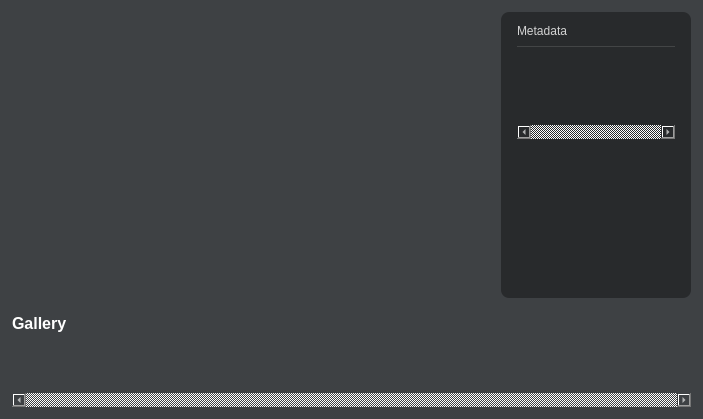
<?xml version="1.0" encoding="UTF-8"?>
<ui version="4.0">
 <class>MainWindow</class>
 <widget class="QMainWindow" name="MainWindow">
  <property name="geometry">
   <rect>
    <x>0</x>
    <y>0</y>
    <width>703</width>
    <height>419</height>
   </rect>
  </property>
  <property name="palette">
   <palette>
    <active>
     <colorrole role="WindowText">
      <brush brushstyle="SolidPattern">
       <color alpha="255">
        <red>255</red>
        <green>255</green>
        <blue>255</blue>
       </color>
      </brush>
     </colorrole>
     <colorrole role="Button">
      <brush brushstyle="SolidPattern">
       <color alpha="255">
        <red>62</red>
        <green>65</green>
        <blue>68</blue>
       </color>
      </brush>
     </colorrole>
     <colorrole role="Light">
      <brush brushstyle="SolidPattern">
       <color alpha="255">
        <red>26</red>
        <green>27</green>
        <blue>28</blue>
       </color>
      </brush>
     </colorrole>
     <colorrole role="Midlight">
      <brush brushstyle="SolidPattern">
       <color alpha="255">
        <red>21</red>
        <green>22</green>
        <blue>23</blue>
       </color>
      </brush>
     </colorrole>
     <colorrole role="Dark">
      <brush brushstyle="SolidPattern">
       <color alpha="255">
        <red>9</red>
        <green>9</green>
        <blue>9</blue>
       </color>
      </brush>
     </colorrole>
     <colorrole role="Mid">
      <brush brushstyle="SolidPattern">
       <color alpha="255">
        <red>12</red>
        <green>12</green>
        <blue>13</blue>
       </color>
      </brush>
     </colorrole>
     <colorrole role="Text">
      <brush brushstyle="SolidPattern">
       <color alpha="255">
        <red>255</red>
        <green>255</green>
        <blue>255</blue>
       </color>
      </brush>
     </colorrole>
     <colorrole role="BrightText">
      <brush brushstyle="SolidPattern">
       <color alpha="255">
        <red>255</red>
        <green>255</green>
        <blue>255</blue>
       </color>
      </brush>
     </colorrole>
     <colorrole role="ButtonText">
      <brush brushstyle="SolidPattern">
       <color alpha="255">
        <red>255</red>
        <green>255</green>
        <blue>255</blue>
       </color>
      </brush>
     </colorrole>
     <colorrole role="Base">
      <brush brushstyle="SolidPattern">
       <color alpha="255">
        <red>62</red>
        <green>65</green>
        <blue>68</blue>
       </color>
      </brush>
     </colorrole>
     <colorrole role="Window">
      <brush brushstyle="SolidPattern">
       <color alpha="255">
        <red>62</red>
        <green>65</green>
        <blue>68</blue>
       </color>
      </brush>
     </colorrole>
     <colorrole role="Shadow">
      <brush brushstyle="SolidPattern">
       <color alpha="255">
        <red>0</red>
        <green>0</green>
        <blue>0</blue>
       </color>
      </brush>
     </colorrole>
     <colorrole role="AlternateBase">
      <brush brushstyle="SolidPattern">
       <color alpha="255">
        <red>8</red>
        <green>9</green>
        <blue>9</blue>
       </color>
      </brush>
     </colorrole>
     <colorrole role="ToolTipBase">
      <brush brushstyle="SolidPattern">
       <color alpha="255">
        <red>255</red>
        <green>255</green>
        <blue>220</blue>
       </color>
      </brush>
     </colorrole>
     <colorrole role="ToolTipText">
      <brush brushstyle="SolidPattern">
       <color alpha="255">
        <red>255</red>
        <green>255</green>
        <blue>255</blue>
       </color>
      </brush>
     </colorrole>
     <colorrole role="PlaceholderText">
      <brush brushstyle="SolidPattern">
       <color alpha="255">
        <red>255</red>
        <green>255</green>
        <blue>255</blue>
       </color>
      </brush>
     </colorrole>
    </active>
    <inactive>
     <colorrole role="WindowText">
      <brush brushstyle="SolidPattern">
       <color alpha="255">
        <red>255</red>
        <green>255</green>
        <blue>255</blue>
       </color>
      </brush>
     </colorrole>
     <colorrole role="Button">
      <brush brushstyle="SolidPattern">
       <color alpha="255">
        <red>62</red>
        <green>65</green>
        <blue>68</blue>
       </color>
      </brush>
     </colorrole>
     <colorrole role="Light">
      <brush brushstyle="SolidPattern">
       <color alpha="255">
        <red>55</red>
        <green>55</green>
        <blue>55</blue>
       </color>
      </brush>
     </colorrole>
     <colorrole role="Midlight">
      <brush brushstyle="SolidPattern">
       <color alpha="255">
        <red>52</red>
        <green>52</green>
        <blue>52</blue>
       </color>
      </brush>
     </colorrole>
     <colorrole role="Dark">
      <brush brushstyle="SolidPattern">
       <color alpha="255">
        <red>31</red>
        <green>31</green>
        <blue>31</blue>
       </color>
      </brush>
     </colorrole>
     <colorrole role="Mid">
      <brush brushstyle="SolidPattern">
       <color alpha="255">
        <red>175</red>
        <green>175</green>
        <blue>175</blue>
       </color>
      </brush>
     </colorrole>
     <colorrole role="Text">
      <brush brushstyle="SolidPattern">
       <color alpha="255">
        <red>255</red>
        <green>255</green>
        <blue>255</blue>
       </color>
      </brush>
     </colorrole>
     <colorrole role="BrightText">
      <brush brushstyle="SolidPattern">
       <color alpha="255">
        <red>255</red>
        <green>51</green>
        <blue>51</blue>
       </color>
      </brush>
     </colorrole>
     <colorrole role="ButtonText">
      <brush brushstyle="SolidPattern">
       <color alpha="255">
        <red>255</red>
        <green>255</green>
        <blue>255</blue>
       </color>
      </brush>
     </colorrole>
     <colorrole role="Base">
      <brush brushstyle="SolidPattern">
       <color alpha="255">
        <red>62</red>
        <green>65</green>
        <blue>68</blue>
       </color>
      </brush>
     </colorrole>
     <colorrole role="Window">
      <brush brushstyle="SolidPattern">
       <color alpha="255">
        <red>62</red>
        <green>65</green>
        <blue>68</blue>
       </color>
      </brush>
     </colorrole>
     <colorrole role="Shadow">
      <brush brushstyle="SolidPattern">
       <color alpha="255">
        <red>0</red>
        <green>0</green>
        <blue>0</blue>
       </color>
      </brush>
     </colorrole>
     <colorrole role="AlternateBase">
      <brush brushstyle="SolidPattern">
       <color alpha="255">
        <red>38</red>
        <green>39</green>
        <blue>40</blue>
       </color>
      </brush>
     </colorrole>
     <colorrole role="ToolTipBase">
      <brush brushstyle="SolidPattern">
       <color alpha="255">
        <red>17</red>
        <green>17</green>
        <blue>17</blue>
       </color>
      </brush>
     </colorrole>
     <colorrole role="ToolTipText">
      <brush brushstyle="SolidPattern">
       <color alpha="255">
        <red>218</red>
        <green>218</green>
        <blue>218</blue>
       </color>
      </brush>
     </colorrole>
     <colorrole role="PlaceholderText">
      <brush brushstyle="SolidPattern">
       <color alpha="255">
        <red>255</red>
        <green>255</green>
        <blue>255</blue>
       </color>
      </brush>
     </colorrole>
    </inactive>
    <disabled>
     <colorrole role="WindowText">
      <brush brushstyle="SolidPattern">
       <color alpha="255">
        <red>255</red>
        <green>255</green>
        <blue>255</blue>
       </color>
      </brush>
     </colorrole>
     <colorrole role="Button">
      <brush brushstyle="SolidPattern">
       <color alpha="255">
        <red>62</red>
        <green>65</green>
        <blue>68</blue>
       </color>
      </brush>
     </colorrole>
     <colorrole role="Light">
      <brush brushstyle="SolidPattern">
       <color alpha="255">
        <red>26</red>
        <green>27</green>
        <blue>28</blue>
       </color>
      </brush>
     </colorrole>
     <colorrole role="Midlight">
      <brush brushstyle="SolidPattern">
       <color alpha="255">
        <red>21</red>
        <green>22</green>
        <blue>23</blue>
       </color>
      </brush>
     </colorrole>
     <colorrole role="Dark">
      <brush brushstyle="SolidPattern">
       <color alpha="255">
        <red>9</red>
        <green>9</green>
        <blue>9</blue>
       </color>
      </brush>
     </colorrole>
     <colorrole role="Mid">
      <brush brushstyle="SolidPattern">
       <color alpha="255">
        <red>12</red>
        <green>12</green>
        <blue>13</blue>
       </color>
      </brush>
     </colorrole>
     <colorrole role="Text">
      <brush brushstyle="SolidPattern">
       <color alpha="255">
        <red>255</red>
        <green>255</green>
        <blue>255</blue>
       </color>
      </brush>
     </colorrole>
     <colorrole role="BrightText">
      <brush brushstyle="SolidPattern">
       <color alpha="255">
        <red>255</red>
        <green>255</green>
        <blue>255</blue>
       </color>
      </brush>
     </colorrole>
     <colorrole role="ButtonText">
      <brush brushstyle="SolidPattern">
       <color alpha="255">
        <red>255</red>
        <green>255</green>
        <blue>255</blue>
       </color>
      </brush>
     </colorrole>
     <colorrole role="Base">
      <brush brushstyle="SolidPattern">
       <color alpha="255">
        <red>62</red>
        <green>65</green>
        <blue>68</blue>
       </color>
      </brush>
     </colorrole>
     <colorrole role="Window">
      <brush brushstyle="SolidPattern">
       <color alpha="255">
        <red>62</red>
        <green>65</green>
        <blue>68</blue>
       </color>
      </brush>
     </colorrole>
     <colorrole role="Shadow">
      <brush brushstyle="SolidPattern">
       <color alpha="255">
        <red>0</red>
        <green>0</green>
        <blue>0</blue>
       </color>
      </brush>
     </colorrole>
     <colorrole role="AlternateBase">
      <brush brushstyle="SolidPattern">
       <color alpha="255">
        <red>38</red>
        <green>39</green>
        <blue>40</blue>
       </color>
      </brush>
     </colorrole>
     <colorrole role="ToolTipBase">
      <brush brushstyle="SolidPattern">
       <color alpha="255">
        <red>17</red>
        <green>17</green>
        <blue>17</blue>
       </color>
      </brush>
     </colorrole>
     <colorrole role="ToolTipText">
      <brush brushstyle="SolidPattern">
       <color alpha="255">
        <red>218</red>
        <green>218</green>
        <blue>218</blue>
       </color>
      </brush>
     </colorrole>
     <colorrole role="PlaceholderText">
      <brush brushstyle="SolidPattern">
       <color alpha="255">
        <red>255</red>
        <green>255</green>
        <blue>255</blue>
       </color>
      </brush>
     </colorrole>
    </disabled>
   </palette>
  </property>
  <property name="windowTitle">
   <string>MainWindow</string>
  </property>
  <property name="styleSheet">
   <string notr="true">background-color: #3E4144;
color: white;</string>
  </property>
  <widget class="QWidget" name="centralwidget">
   <layout class="QVBoxLayout" name="verticalLayout">
    <property name="leftMargin">
     <number>12</number>
    </property>
    <property name="topMargin">
     <number>12</number>
    </property>
    <property name="rightMargin">
     <number>12</number>
    </property>
    <property name="bottomMargin">
     <number>12</number>
    </property>
    <item>
     <layout class="QHBoxLayout" name="mainHorizontalLayout">
      <property name="spacing">
       <number>12</number>
      </property>
      <item>
       <widget class="MainImg" name="mainImg" native="true"/>
      </item>
      <item>
       <widget class="QWidget" name="listWidget" native="true">
        <property name="maximumSize">
         <size>
          <width>190</width>
          <height>16777215</height>
         </size>
        </property>
        <property name="styleSheet">
         <string notr="true">background-color: #282A2C;
border-radius: 8px;
</string>
        </property>
        <layout class="QVBoxLayout" name="verticalLayout_3">
         <property name="spacing">
          <number>8</number>
         </property>
         <property name="leftMargin">
          <number>16</number>
         </property>
         <property name="topMargin">
          <number>12</number>
         </property>
         <property name="rightMargin">
          <number>16</number>
         </property>
         <property name="bottomMargin">
          <number>12</number>
         </property>
         <item>
          <widget class="QLabel" name="metadataLabel">
           <property name="styleSheet">
            <string notr="true">color: lightgrey;</string>
           </property>
           <property name="text">
            <string>Metadata</string>
           </property>
          </widget>
         </item>
         <item>
          <widget class="QWidget" name="separator_1" native="true">
           <property name="minimumSize">
            <size>
             <width>0</width>
             <height>1</height>
            </size>
           </property>
           <property name="maximumSize">
            <size>
             <width>16777215</width>
             <height>1</height>
            </size>
           </property>
           <property name="styleSheet">
            <string notr="true">background-color: #20ffffff;
</string>
           </property>
          </widget>
         </item>
         <item>
          <widget class="QWidget" name="starsWidget" native="true">
           <property name="minimumSize">
            <size>
             <width>0</width>
             <height>20</height>
            </size>
           </property>
           <layout class="QHBoxLayout" name="horizontalLayout">
            <property name="spacing">
             <number>12</number>
            </property>
            <property name="leftMargin">
             <number>0</number>
            </property>
            <property name="topMargin">
             <number>0</number>
            </property>
            <property name="rightMargin">
             <number>0</number>
            </property>
            <property name="bottomMargin">
             <number>0</number>
            </property>
            <item>
             <widget class="Star" name="star_2">
              <property name="minimumSize">
               <size>
                <width>20</width>
                <height>20</height>
               </size>
              </property>
              <property name="maximumSize">
               <size>
                <width>20</width>
                <height>20</height>
               </size>
              </property>
              <property name="text">
               <string/>
              </property>
              <property name="pixmap">
               <pixmap resource="resources.qrc">:/res/star.png</pixmap>
              </property>
              <property name="scaledContents">
               <bool>true</bool>
              </property>
             </widget>
            </item>
            <item>
             <widget class="Star" name="star_5">
              <property name="minimumSize">
               <size>
                <width>20</width>
                <height>20</height>
               </size>
              </property>
              <property name="maximumSize">
               <size>
                <width>20</width>
                <height>20</height>
               </size>
              </property>
              <property name="text">
               <string/>
              </property>
              <property name="pixmap">
               <pixmap resource="resources.qrc">:/res/star.png</pixmap>
              </property>
              <property name="scaledContents">
               <bool>true</bool>
              </property>
             </widget>
            </item>
            <item>
             <widget class="Star" name="star_4">
              <property name="minimumSize">
               <size>
                <width>20</width>
                <height>20</height>
               </size>
              </property>
              <property name="maximumSize">
               <size>
                <width>20</width>
                <height>20</height>
               </size>
              </property>
              <property name="text">
               <string/>
              </property>
              <property name="pixmap">
               <pixmap resource="resources.qrc">:/res/star.png</pixmap>
              </property>
              <property name="scaledContents">
               <bool>true</bool>
              </property>
             </widget>
            </item>
            <item>
             <widget class="Star" name="star_3">
              <property name="minimumSize">
               <size>
                <width>20</width>
                <height>20</height>
               </size>
              </property>
              <property name="maximumSize">
               <size>
                <width>20</width>
                <height>20</height>
               </size>
              </property>
              <property name="text">
               <string/>
              </property>
              <property name="pixmap">
               <pixmap resource="resources.qrc">:/res/star.png</pixmap>
              </property>
              <property name="scaledContents">
               <bool>true</bool>
              </property>
             </widget>
            </item>
            <item>
             <widget class="Star" name="star_1">
              <property name="minimumSize">
               <size>
                <width>20</width>
                <height>20</height>
               </size>
              </property>
              <property name="maximumSize">
               <size>
                <width>20</width>
                <height>20</height>
               </size>
              </property>
              <property name="text">
               <string/>
              </property>
              <property name="pixmap">
               <pixmap resource="resources.qrc">:/res/star.png</pixmap>
              </property>
              <property name="scaledContents">
               <bool>true</bool>
              </property>
             </widget>
            </item>
           </layout>
          </widget>
         </item>
         <item>
          <widget class="QScrollArea" name="currTagsScroll">
           <property name="sizePolicy">
            <sizepolicy hsizetype="Expanding" vsizetype="Preferred">
             <horstretch>0</horstretch>
             <verstretch>0</verstretch>
            </sizepolicy>
           </property>
           <property name="maximumSize">
            <size>
             <width>16777215</width>
             <height>56</height>
            </size>
           </property>
           <property name="styleSheet">
            <string notr="true">* { border: none; }
QScrollBar:horizontal {
    height: 6px;
}
QScrollBar::handle:horizontal {
    background: #3E4144;
}
QScrollBar::add-page:horizontal, QScrollBar::sub-page:horizontal, QScrollBar::add-line:horizontal, QScrollBar::sub-line:horizontal {
    background: none;
    border: none;
}</string>
           </property>
           <property name="verticalScrollBarPolicy">
            <enum>Qt::ScrollBarAlwaysOff</enum>
           </property>
           <property name="horizontalScrollBarPolicy">
            <enum>Qt::ScrollBarAlwaysOn</enum>
           </property>
           <property name="widgetResizable">
            <bool>true</bool>
           </property>
           <widget class="QWidget" name="currTagsScrollContents">
            <property name="geometry">
             <rect>
              <x>0</x>
              <y>0</y>
              <width>158</width>
              <height>32</height>
             </rect>
            </property>
            <property name="sizePolicy">
             <sizepolicy hsizetype="Preferred" vsizetype="Minimum">
              <horstretch>0</horstretch>
              <verstretch>0</verstretch>
             </sizepolicy>
            </property>
            <layout class="QHBoxLayout" name="currTagsScrollLayout">
             <property name="spacing">
              <number>4</number>
             </property>
             <property name="leftMargin">
              <number>0</number>
             </property>
             <property name="topMargin">
              <number>8</number>
             </property>
             <property name="rightMargin">
              <number>0</number>
             </property>
             <property name="bottomMargin">
              <number>4</number>
             </property>
             <item>
              <spacer name="horizontalSpacer_2">
               <property name="orientation">
                <enum>Qt::Horizontal</enum>
               </property>
               <property name="sizeHint" stdset="0">
                <size>
                 <width>40</width>
                 <height>20</height>
                </size>
               </property>
              </spacer>
             </item>
            </layout>
           </widget>
          </widget>
         </item>
         <item>
          <spacer name="verticalSpacer">
           <property name="orientation">
            <enum>Qt::Vertical</enum>
           </property>
           <property name="sizeHint" stdset="0">
            <size>
             <width>20</width>
             <height>40</height>
            </size>
           </property>
          </spacer>
         </item>
        </layout>
       </widget>
      </item>
     </layout>
    </item>
    <item>
     <widget class="QWidget" name="galleryFilters" native="true">
      <layout class="QHBoxLayout" name="galleryFiltersLayout">
       <property name="leftMargin">
        <number>0</number>
       </property>
       <property name="rightMargin">
        <number>0</number>
       </property>
       <property name="bottomMargin">
        <number>0</number>
       </property>
       <item>
        <widget class="QLabel" name="label_2">
         <property name="font">
          <font>
           <pointsize>12</pointsize>
           <bold>true</bold>
          </font>
         </property>
         <property name="styleSheet">
          <string notr="true">color: white;</string>
         </property>
         <property name="text">
          <string>Gallery</string>
         </property>
        </widget>
       </item>
       <item>
        <spacer name="horizontalSpacer">
         <property name="orientation">
          <enum>Qt::Horizontal</enum>
         </property>
         <property name="sizeHint" stdset="0">
          <size>
           <width>40</width>
           <height>20</height>
          </size>
         </property>
        </spacer>
       </item>
      </layout>
     </widget>
    </item>
    <item>
     <widget class="Carousel" name="carouselScroll">
      <property name="sizePolicy">
       <sizepolicy hsizetype="Expanding" vsizetype="Maximum">
        <horstretch>0</horstretch>
        <verstretch>0</verstretch>
       </sizepolicy>
      </property>
      <property name="maximumSize">
       <size>
        <width>16777215</width>
        <height>16777215</height>
       </size>
      </property>
      <property name="styleSheet">
       <string notr="true">* { border: none; }
QScrollBar:horizontal {
    height: 6px;
}
QScrollBar::handle:horizontal {
    background: #282A2C;
}
QScrollBar::add-page:horizontal, QScrollBar::sub-page:horizontal, QScrollBar::add-line:horizontal, QScrollBar::sub-line:horizontal {
    background: none;
    border: none;
}</string>
      </property>
      <property name="verticalScrollBarPolicy">
       <enum>Qt::ScrollBarAlwaysOff</enum>
      </property>
      <property name="horizontalScrollBarPolicy">
       <enum>Qt::ScrollBarAlwaysOn</enum>
      </property>
      <property name="sizeAdjustPolicy">
       <enum>QAbstractScrollArea::AdjustIgnored</enum>
      </property>
      <property name="widgetResizable">
       <bool>true</bool>
      </property>
      <widget class="QWidget" name="scrollAreaWidgetContents">
       <property name="geometry">
        <rect>
         <x>0</x>
         <y>0</y>
         <width>679</width>
         <height>32</height>
        </rect>
       </property>
       <layout class="QHBoxLayout" name="carouselLayout">
        <property name="leftMargin">
         <number>0</number>
        </property>
        <property name="rightMargin">
         <number>0</number>
        </property>
       </layout>
      </widget>
     </widget>
    </item>
   </layout>
  </widget>
 </widget>
 <customwidgets>
  <customwidget>
   <class>Carousel</class>
   <extends>QScrollArea</extends>
   <header>carousel.h</header>
   <container>1</container>
  </customwidget>
  <customwidget>
   <class>MainImg</class>
   <extends>QWidget</extends>
   <header>mainimg.h</header>
   <container>1</container>
  </customwidget>
  <customwidget>
   <class>Star</class>
   <extends>QLabel</extends>
   <header>star.h</header>
  </customwidget>
 </customwidgets>
 <resources>
  <include location="resources.qrc"/>
 </resources>
 <connections/>
</ui>
